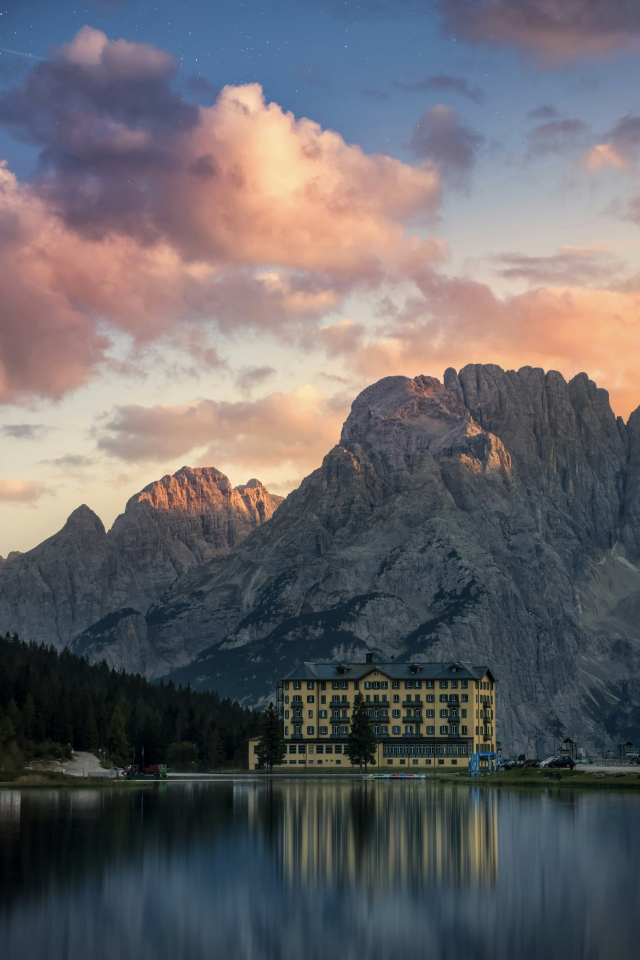
#> input picture explorations/01/storage/test_images/oJmVzkVStoo.jpg, 1920 x 2880 px, given as the content of the folder images, which was not available (shown at 1/3 size)
$ python run_full_pipeline.py
#> lines starting #> are read from the running program, lines starting #| are printed output that depends on the picture; pictures that were not available may be replaced by others from this repository, and a replacement may not be noted
#!/usr/bin/env python3
"""
Complete pipeline using global features only - bypasses hloc stability issues.
"""

import h5py
import numpy as np
from pathlib import Path
import argparse
from collections import defaultdict
from tqdm import tqdm
import os

def extract_simple_features(image_dir, output_file):
    """Extract simple image statistics as features (placeholder for real features)."""
#> called with image_dir = 'images'
    from PIL import Image
    import numpy as np

    image_dir = Path(image_dir)
    features = {}

    print(f"Extracting simple features from {len(list(image_dir.glob('*.jpg')))} images...")

    for img_path in tqdm(image_dir.glob('*.jpg')):
        try:
            # Placeholder: use image statistics as features
            img = Image.open(img_path).convert('RGB')
#> img is the input picture: PIL image 1920x2880 RGB; mean R, G, B 103.9, 101.6, 105.4
            img_array = np.array(img.resize((224, 224)))
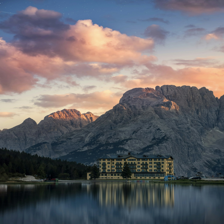
#> img_array: shape (224, 224, 3); mean R, G, B 103.9, 101.6, 105.4

            # Simple features: color histograms
            hist_r = np.histogram(img_array[:,:,0], bins=32)[0]
#> hist_r = 32 values, max 4066 at index 7, min 322 at index 31, mean 1568
            hist_g = np.histogram(img_array[:,:,1], bins=32)[0]
#> hist_g = 32 values, max 4497 at index 9, min 39 at index 31, mean 1568
            hist_b = np.histogram(img_array[:,:,2], bins=32)[0]
#> hist_b = 32 values, max 4136 at index 11, min 308 at index 0, mean 1568
            feature_vector = np.concatenate([hist_r, hist_g, hist_b]).astype(np.float32)
#> feature_vector = 96 values, max 4497 at index 41, min 39 at index 63, mean 1568
            feature_vector = feature_vector / (np.linalg.norm(feature_vector) + 1e-8)
#> feature_vector = 96 values, max 0.247 at index 41, min 0.00214 at index 63, mean 0.0862

            features[img_path.name] = feature_vector

        except Exception as e:
            print(f"Error processing {img_path}: {e}")
            continue

    # Save features
    with h5py.File(output_file, 'w') as f:
        for img_name, feat in features.items():
            grp = f.create_group(img_name)
            grp.create_dataset('global_descriptor', data=feat)
#> this loop made 1 pass
#> img_name on pass 1: 'oJmVzkVStoo.jpg'

    print(f"Saved {len(features)} features to {output_file}")
#| Saved 1 features to outputs/simple-global-features.h5

def generate_pairs_from_features(features_file, output_file, num_pairs=60):
    """Generate image pairs based on feature similarity."""
#> called with num_pairs = 60

    features = {}
    with h5py.File(features_file, 'r') as f:
        for key in f.keys():
            features[key] = f[key]['global_descriptor'][...]

    image_names = list(features.keys())
    n_images = len(image_names)

    print(f"Generating pairs from {n_images} images...")

    pairs = []

    # For each image, find its most similar images
    for i, img1 in enumerate(tqdm(image_names)):
        similarities = []
        feat1 = features[img1]

        for j, img2 in enumerate(image_names):
            if i != j:
                feat2 = features[img2]
                # Cosine similarity
                sim = np.dot(feat1, feat2) / (np.linalg.norm(feat1) * np.linalg.norm(feat2) + 1e-8)
                similarities.append((sim, img2))

        # Sort by similarity and take top matches
        similarities.sort(reverse=True)
        for _, img2 in similarities[:num_pairs]:
            pairs.append(f"{img1} {img2}")

    # Save pairs
    with open(output_file, 'w') as f:
        for pair in pairs:
            f.write(f"{pair}\n")

    print(f"Generated {len(pairs)} pairs saved to {output_file}")

def find_scene_matches(pairs_file, features_file, threshold=0.75, output_dir="outputs/scene_clusters"):
    """Find scene matches using high similarity threshold."""
#> called with threshold = 0.75, output_dir = 'outputs/scene_clusters'

    # Load features
    features = {}
    with h5py.File(features_file, 'r') as f:
        for key in f.keys():
            features[key] = f[key]['global_descriptor'][...]

    print(f"Finding scene matches with threshold {threshold}...")

    high_sim_pairs = []

    with open(pairs_file, 'r') as f:
        for line in tqdm(f):
            parts = line.strip().split()
            if len(parts) != 2:
                continue

            img1, img2 = parts

            if img1 in features and img2 in features:
                feat1 = features[img1]
                feat2 = features[img2]

                # Cosine similarity
                similarity = np.dot(feat1, feat2) / (np.linalg.norm(feat1) * np.linalg.norm(feat2) + 1e-8)

                if similarity >= threshold:
                    high_sim_pairs.append({
                        'image1': img1,
                        'image2': img2,
                        'similarity': similarity
                    })

    print(f"Found {len(high_sim_pairs)} high-similarity pairs")

    if not high_sim_pairs:
        print("No high-similarity pairs found. Try lowering the threshold.")
        return []

    # Build connected components
    graph = defaultdict(set)
    all_images = set()

    for pair in high_sim_pairs:
        img1, img2 = pair['image1'], pair['image2']
        graph[img1].add(img2)
        graph[img2].add(img1)
        all_images.add(img1)
        all_images.add(img2)

    # Find connected components
    visited = set()
    components = []

    def dfs(node, component):
        if node in visited:
            return
        visited.add(node)
        component.append(node)
        for neighbor in graph[node]:
            dfs(neighbor, component)

    for image in all_images:
        if image not in visited:
            component = []
            dfs(image, component)
            if len(component) > 1:
                components.append(component)

    # Save results
    output_dir = Path(output_dir)
    output_dir.mkdir(exist_ok=True)

    for i, cluster in enumerate(components):
        with open(output_dir / f"scene_cluster_{i:03d}.txt", "w") as f:
            for img in sorted(cluster):
                f.write(f"{img}\n")

    print(f"Found {len(components)} scene clusters saved to {output_dir}")
    return components

def main():
    parser = argparse.ArgumentParser(description="Complete scene matching pipeline")
    parser.add_argument("--image_dir", default="images", help="Image directory")
    parser.add_argument("--output_dir", default="outputs", help="Output directory")
    parser.add_argument("--threshold", type=float, default=0.75, help="Similarity threshold")
    parser.add_argument("--num_pairs", type=int, default=60, help="Number of pairs per image")

    args = parser.parse_args()

    output_dir = Path(args.output_dir)
    output_dir.mkdir(exist_ok=True)

    features_file = output_dir / "simple-global-features.h5"
    pairs_file = output_dir / "pairs-simple.txt"

    # Step 1: Extract features for all current images
    current_images = set(img.name for img in Path(args.image_dir).glob('*.jpg'))
    netvlad_file = output_dir / "global-feats-netvlad.h5"

    # Check if we have features for all current images
    if netvlad_file.exists():
        with h5py.File(netvlad_file, 'r') as f:
            existing_images = set(f.keys())

        if current_images.issubset(existing_images):
            print(f"Using existing NetVLAD features from {netvlad_file} (covers all {len(current_images)} images)")
            features_file = netvlad_file
        else:
            missing_count = len(current_images - existing_images)
            print(f"NetVLAD features missing {missing_count} images. Extracting features for all {len(current_images)} images...")
            extract_simple_features(args.image_dir, features_file)
    else:
        print(f"Extracting simple color histogram features for all {len(current_images)} images...")
        extract_simple_features(args.image_dir, features_file)

    # Step 2: Generate pairs
    if not pairs_file.exists():
        generate_pairs_from_features(features_file, pairs_file, args.num_pairs)
    else:
        print(f"Using existing pairs from {pairs_file}")

    # Step 3: Find scene matches
    components = find_scene_matches(pairs_file, features_file, args.threshold, args.output_dir + "/scene_clusters")

    if components:
        cluster_sizes = [len(c) for c in components]
        print(f"\nResults: {len(components)} clusters, sizes: {min(cluster_sizes)} to {max(cluster_sizes)} images")

if __name__ == "__main__":
    main()

$ run again, on explorations/01/storage/test_images/y5Tk8f7TBqw.jpg
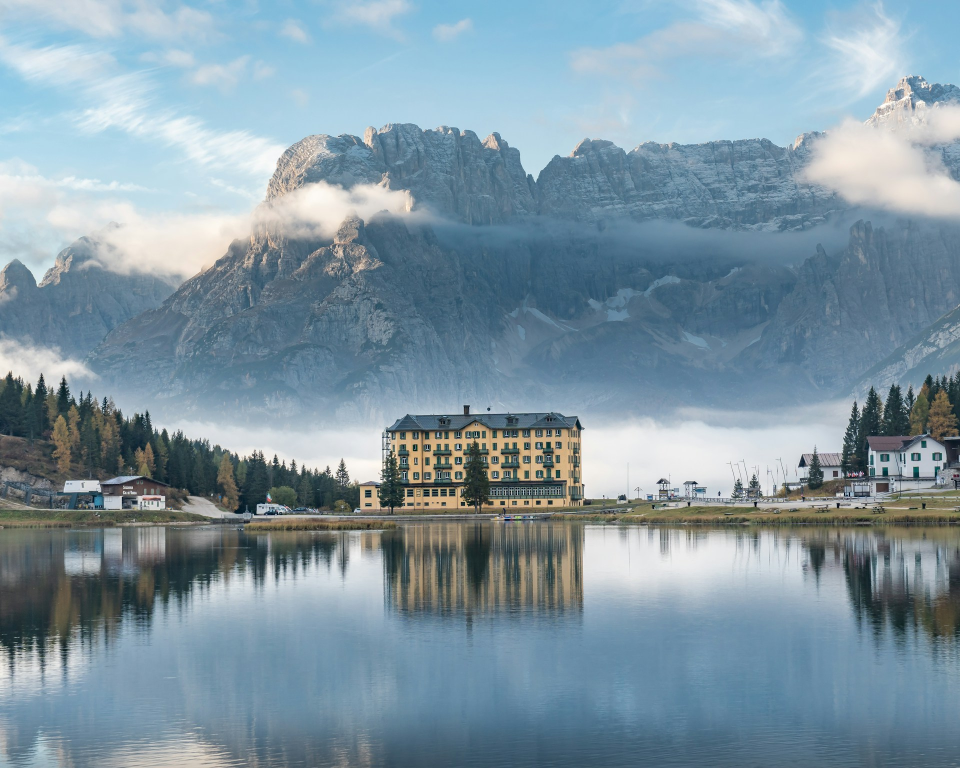
#> input picture explorations/01/storage/test_images/y5Tk8f7TBqw.jpg, 1920 x 1536 px, given as the content of the folder images, which was not available (shown at 1/2 size)
#> in extract_simple_features, img is the input picture: PIL image 1920x1536 RGB; mean R, G, B 128, 150.4, 163
#> in extract_simple_features, `img_array = np.array(img.resize((224, 224)))`:
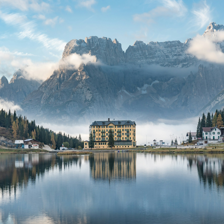
#> img_array: shape (224, 224, 3); mean R, G, B 128, 150.4, 163
#> hist_r = 32 values, max 4062 at index 11, min 3 at index 0, mean 1568
#> hist_g = 32 values, max 3887 at index 13, min 3 at index 0, mean 1568
#> hist_b = 32 values, max 4795 at index 27, min 4 at index 0, mean 1568
#> in extract_simple_features, `feature_vector = np.concatenate([hist_r, hist_g, hist_b]).astype(np.fl..`: feature_vector = 96 values, max 4795 at index 91, min 3 at index 0, mean 1568
#> in extract_simple_features, `feature_vector = feature_vector / (np.linalg.norm(feature_vector) + 1e..`: feature_vector = 96 values, max 0.252 at index 91, min 0.000157 at index 0, mean 0.0823
#> the loop in extract_simple_features, `for img_name, feat in features.items():` made 1 pass
#> img_name on pass 1: 'y5Tk8f7TBqw.jpg'
#| Saved 1 features to outputs/simple-global-features.h5
